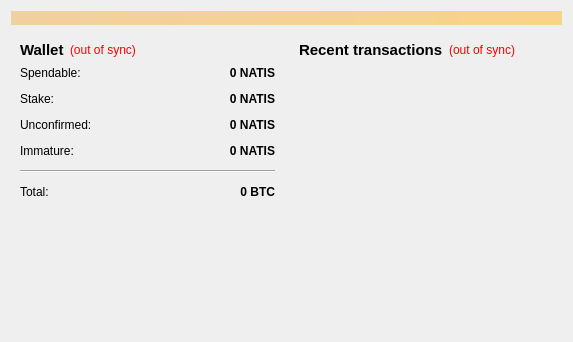
<?xml version="1.0" encoding="UTF-8"?>
<ui version="4.0">
 <class>OverviewPage</class>
 <widget class="QWidget" name="OverviewPage">
  <property name="geometry">
   <rect>
    <x>0</x>
    <y>0</y>
    <width>573</width>
    <height>342</height>
   </rect>
  </property>
  <property name="windowTitle">
   <string>Form</string>
  </property>
  <layout class="QVBoxLayout" name="topLayout">
   <item>
    <widget class="QLabel" name="labelAlerts">
     <property name="visible">
      <bool>false</bool>
     </property>
     <property name="styleSheet">
      <string notr="true">background-color: qlineargradient(x1: 0, y1: 0, x2: 1, y2: 0, stop:0 #F0D0A0, stop:1 #F8D488);  color:#000000
</string>
     </property>
     <property name="wordWrap">
      <bool>true</bool>
     </property>
     <property name="margin">
      <number>3</number>
     </property>
    </widget>
   </item>
   <item>
    <layout class="QHBoxLayout" name="horizontalLayout" stretch="1,1">
     <item>
      <layout class="QVBoxLayout" name="verticalLayout_2">
       <item>
        <widget class="QWidget" name="widget" native="true">
         <layout class="QVBoxLayout" name="verticalLayout_4">
          <item>
           <layout class="QHBoxLayout" name="horizontalLayout_4">
            <item>
             <widget class="QLabel" name="label_5">
              <property name="font">
               <font>
                <pointsize>11</pointsize>
                <weight>75</weight>
                <bold>true</bold>
               </font>
              </property>
              <property name="text">
               <string>Wallet</string>
              </property>
             </widget>
            </item>
            <item>
             <widget class="QLabel" name="labelWalletStatus">
              <property name="toolTip">
               <string>The displayed information may be out of date. Your wallet automatically synchronizes with the NatisCoin network after a connection is established, but this process has not completed yet.</string>
              </property>
              <property name="styleSheet">
               <string notr="true">QLabel { color: red; }</string>
              </property>
              <property name="text">
               <string notr="true">(out of sync)</string>
              </property>
              <property name="alignment">
               <set>Qt::AlignLeading|Qt::AlignLeft|Qt::AlignVCenter</set>
              </property>
             </widget>
            </item>
            <item>
             <spacer name="horizontalSpacer_2">
              <property name="orientation">
               <enum>Qt::Horizontal</enum>
              </property>
              <property name="sizeHint" stdset="0">
               <size>
                <width>40</width>
                <height>20</height>
               </size>
              </property>
             </spacer>
            </item>
           </layout>
          </item>
          <item>
           <layout class="QFormLayout" name="formLayout_2">
            <property name="fieldGrowthPolicy">
             <enum>QFormLayout::AllNonFixedFieldsGrow</enum>
            </property>
            <property name="horizontalSpacing">
             <number>12</number>
            </property>
            <property name="verticalSpacing">
             <number>12</number>
            </property>
            <item row="0" column="0">
             <widget class="QLabel" name="label">
              <property name="text">
               <string>Spendable:</string>
              </property>
             </widget>
            </item>
            <item row="0" column="1">
             <widget class="QLabel" name="labelBalance">
              <property name="font">
               <font>
                <weight>75</weight>
                <bold>true</bold>
               </font>
              </property>
              <property name="cursor">
               <cursorShape>IBeamCursor</cursorShape>
              </property>
              <property name="toolTip">
               <string>Your current spendable balance</string>
              </property>
              <property name="text">
               <string notr="true">0 NATIS</string>
              </property>
              <property name="alignment">
               <set>Qt::AlignRight|Qt::AlignTrailing|Qt::AlignVCenter</set>
              </property>
              <property name="textInteractionFlags">
               <set>Qt::LinksAccessibleByMouse|Qt::TextSelectableByKeyboard|Qt::TextSelectableByMouse</set>
              </property>
             </widget>
            </item>
            <item row="1" column="0">
             <widget class="QLabel" name="label_6">
              <property name="text">
               <string>Stake:</string>
              </property>
             </widget>
            </item>
            <item row="1" column="1">
             <widget class="QLabel" name="labelStake">
              <property name="font">
               <font>
                <weight>75</weight>
                <bold>true</bold>
               </font>
              </property>
              <property name="cursor">
               <cursorShape>IBeamCursor</cursorShape>
              </property>
              <property name="toolTip">
               <string>Total of coins that was staked, and do not yet count toward the current balance</string>
              </property>
              <property name="text">
               <string notr="true">0 NATIS</string>
              </property>
              <property name="alignment">
               <set>Qt::AlignRight|Qt::AlignTrailing|Qt::AlignVCenter</set>
              </property>
              <property name="textInteractionFlags">
               <set>Qt::LinksAccessibleByMouse|Qt::TextSelectableByKeyboard|Qt::TextSelectableByMouse</set>
              </property>
             </widget>
            </item>
            <item row="2" column="0">
             <widget class="QLabel" name="label_3">
              <property name="text">
               <string>Unconfirmed:</string>
              </property>
             </widget>
            </item>
            <item row="2" column="1">
             <widget class="QLabel" name="labelUnconfirmed">
              <property name="font">
               <font>
                <weight>75</weight>
                <bold>true</bold>
               </font>
              </property>
              <property name="cursor">
               <cursorShape>IBeamCursor</cursorShape>
              </property>
              <property name="toolTip">
               <string>Total of transactions that have yet to be confirmed, and do not yet count toward the current balance</string>
              </property>
              <property name="text">
               <string notr="true">0 NATIS</string>
              </property>
              <property name="alignment">
               <set>Qt::AlignRight|Qt::AlignTrailing|Qt::AlignVCenter</set>
              </property>
              <property name="textInteractionFlags">
               <set>Qt::LinksAccessibleByMouse|Qt::TextSelectableByKeyboard|Qt::TextSelectableByMouse</set>
              </property>
             </widget>
            </item>
            <item row="3" column="0">
             <widget class="QLabel" name="labelImmatureText">
              <property name="text">
               <string>Immature:</string>
              </property>
             </widget>
            </item>
            <item row="3" column="1">
             <widget class="QLabel" name="labelImmature">
              <property name="font">
               <font>
                <weight>75</weight>
                <bold>true</bold>
               </font>
              </property>
              <property name="toolTip">
               <string>Mined balance that has not yet matured</string>
              </property>
              <property name="text">
               <string notr="true">0 NATIS</string>
              </property>
              <property name="alignment">
               <set>Qt::AlignRight|Qt::AlignTrailing|Qt::AlignVCenter</set>
              </property>
              <property name="textInteractionFlags">
               <set>Qt::LinksAccessibleByMouse|Qt::TextSelectableByKeyboard|Qt::TextSelectableByMouse</set>
              </property>
             </widget>
            </item>
            <item row="4" column="0" colspan="2">
             <widget class="Line" name="line">
              <property name="orientation">
               <enum>Qt::Horizontal</enum>
              </property>
             </widget>
            </item>
            <item row="5" column="0">
             <widget class="QLabel" name="labelTotalText">
              <property name="text">
               <string>Total:</string>
              </property>
             </widget>
            </item>
            <item row="5" column="1">
             <widget class="QLabel" name="labelTotal">
              <property name="font">
               <font>
                <weight>75</weight>
                <bold>true</bold>
               </font>
              </property>
              <property name="cursor">
               <cursorShape>IBeamCursor</cursorShape>
              </property>
              <property name="toolTip">
               <string>Your current total balance</string>
              </property>
              <property name="text">
               <string notr="true">0 BTC</string>
              </property>
              <property name="alignment">
               <set>Qt::AlignRight|Qt::AlignTrailing|Qt::AlignVCenter</set>
              </property>
              <property name="textInteractionFlags">
               <set>Qt::LinksAccessibleByMouse|Qt::TextSelectableByKeyboard|Qt::TextSelectableByMouse</set>
              </property>
             </widget>
            </item>
           </layout>
          </item>
         </layout>
        </widget>
       </item>
       <item>
        <spacer name="verticalSpacer">
         <property name="orientation">
          <enum>Qt::Vertical</enum>
         </property>
         <property name="sizeHint" stdset="0">
          <size>
           <width>20</width>
           <height>40</height>
          </size>
         </property>
        </spacer>
       </item>
      </layout>
     </item>
     <item>
      <layout class="QVBoxLayout" name="verticalLayout_3">
       <item>
        <widget class="QWidget" name="widget_2" native="true">
         <layout class="QVBoxLayout" name="verticalLayout">
          <item>
           <layout class="QHBoxLayout" name="horizontalLayout_2">
            <item>
             <widget class="QLabel" name="label_4">
              <property name="font">
               <font>
                <pointsize>11</pointsize>
                <weight>75</weight>
                <bold>true</bold>
               </font>
              </property>
              <property name="text">
               <string>&lt;b&gt;Recent transactions&lt;/b&gt;</string>
              </property>
             </widget>
            </item>
            <item>
             <widget class="QLabel" name="labelTransactionsStatus">
              <property name="toolTip">
               <string>The displayed information may be out of date. Your wallet automatically synchronizes with the NatisCoin network after a connection is established, but this process has not completed yet.</string>
              </property>
              <property name="styleSheet">
               <string notr="true">QLabel { color: red; }</string>
              </property>
              <property name="text">
               <string notr="true">(out of sync)</string>
              </property>
              <property name="alignment">
               <set>Qt::AlignRight|Qt::AlignTrailing|Qt::AlignVCenter</set>
              </property>
             </widget>
            </item>
            <item>
             <spacer name="horizontalSpacer">
              <property name="orientation">
               <enum>Qt::Horizontal</enum>
              </property>
              <property name="sizeHint" stdset="0">
               <size>
                <width>40</width>
                <height>20</height>
               </size>
              </property>
             </spacer>
            </item>
           </layout>
          </item>
          <item>
           <widget class="QListView" name="listTransactions">
            <property name="styleSheet">
             <string notr="true">QListView { background: transparent; }</string>
            </property>
            <property name="frameShape">
             <enum>QFrame::NoFrame</enum>
            </property>
            <property name="verticalScrollBarPolicy">
             <enum>Qt::ScrollBarAlwaysOff</enum>
            </property>
            <property name="horizontalScrollBarPolicy">
             <enum>Qt::ScrollBarAlwaysOff</enum>
            </property>
            <property name="selectionMode">
             <enum>QAbstractItemView::NoSelection</enum>
            </property>
           </widget>
          </item>
         </layout>
        </widget>
       </item>
      </layout>
     </item>
    </layout>
   </item>
  </layout>
 </widget>
 <resources/>
 <connections/>
</ui>
